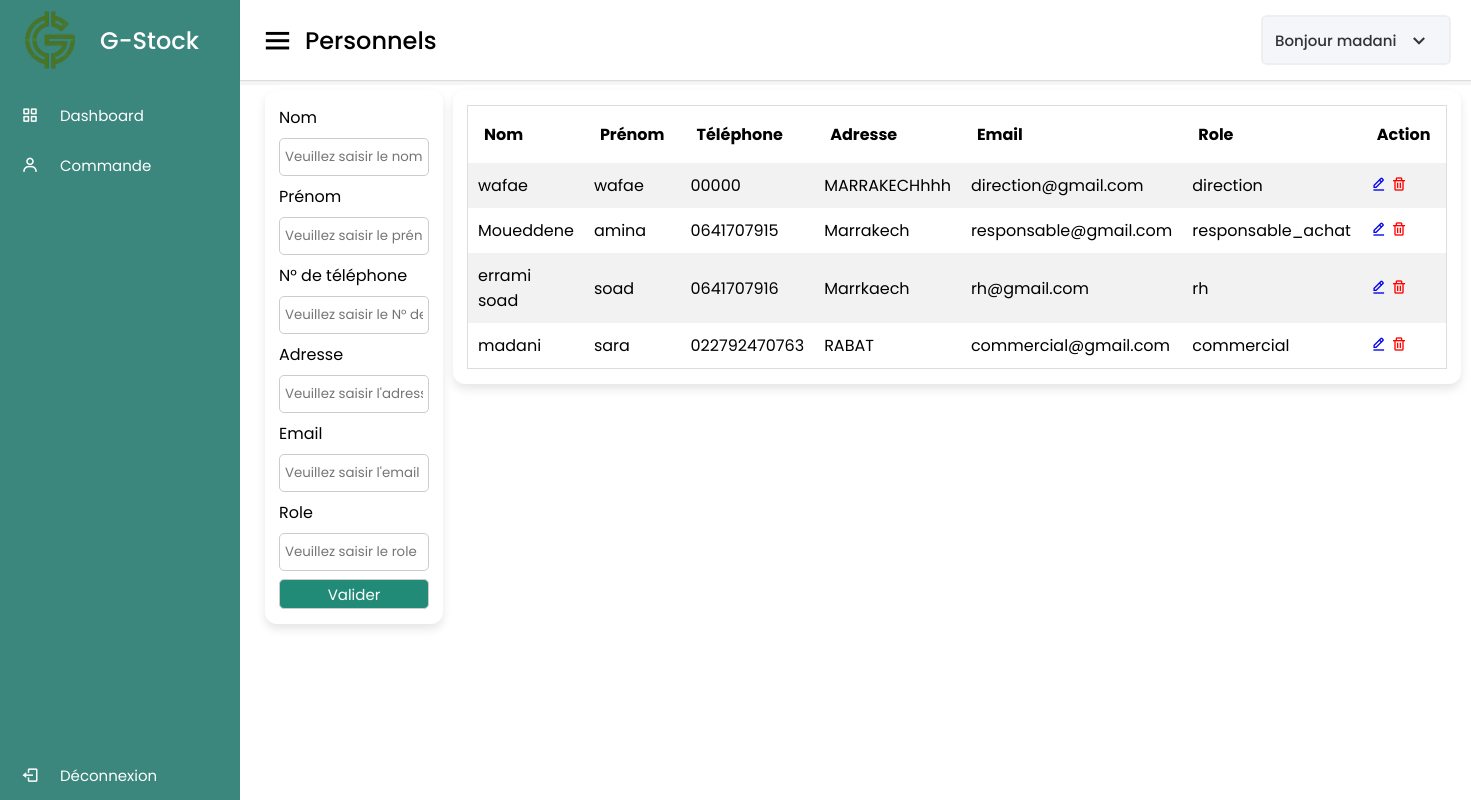
The app's page /vue/personnel.php (signed in) with its own data.
### tables this page shows
CREATE TABLE `personnel` (
  `id` int(11) NOT NULL,
  `nom` varchar(30) NOT NULL,
  `prenom` varchar(30) NOT NULL,
  `telephone` varchar(15) NOT NULL,
  `adresse` varchar(50) NOT NULL,
  `email` varchar(255) NOT NULL,
  `role` varchar(255) NOT NULL,
  `password` varchar(255) NOT NULL
);

### model/function.php (called while the page is built, shortened)
<?php
function getPersonnel($id = null)
{
    if (!empty($id)) {
        $sql = "SELECT * FROM personnel WHERE id=?";
        $req = $GLOBALS['connexion']->prepare($sql);
        $req->execute(array($id));
        return $req->fetch();
    } else {
        $sql = "SELECT * FROM personnel";
        $req = $GLOBALS['connexion']->prepare($sql);
        $req->execute();
        return $req->fetchAll();
    }
}

### vue/personnel.php (the view, shortened to what this page needs)
<?php
include 'entete.php';
?>
<div class="home-content">
    <div class="overview-boxes">
        <div class="box">
            <form action=" <?= !empty($_GET['id']) ?  "../controller/Personnel/modifPersonnel.php" : "../controller/Personnel/ajoutPersonnel.php" ?>" method="post">
                <label for="nom">Nom</label>
                <input value="<?= !empty($_GET['id']) ?  $fournisseur['nom'] : "" ?>" type="text" name="nom" id="nom" placeholder="Veuillez saisir le nom">
                <label for="prenom">Prénom</label>
                <input value="<?= !empty($_GET['id']) ?  $fournisseur['prenom'] : "" ?>" type="text" name="prenom" id="prenom" placeholder="Veuillez saisir le prénom">
                <label for="telephone">N° de téléphone</label>
                <input value="<?= !empty($_GET['id']) ?  $fournisseur['telephone'] : "" ?>" type="text" name="telephone" id="telephone" placeholder="Veuillez saisir le N° de téléphone">
                <label for="adresse">Adresse</label>
                <input value="<?= !empty($_GET['id']) ?  $fournisseur['adresse'] : "" ?>" type="text" name="adresse" id="adresse" placeholder="Veuillez saisir l'adresse">
                <label for="email">Email</label>
                <input value="<?= !empty($_GET['id']) ?  $fournisseur['email'] : "" ?>" type="text" name="email" id="email" placeholder="Veuillez saisir l'email">
                <label for="role">Role</label>
                <input value="<?= !empty($_GET['id']) ?  $fournisseur['role'] : "" ?>" type="text" name="role" id="role" placeholder="Veuillez saisir le role">
                <button type="submit">Valider</button>
            </form>
        </div>
        <div class="box">
            <table class="mtable">
                <tr>
                    <th>Nom</th>
                    <th>Prénom</th>
                    <th>Téléphone</th>
                    <th>Adresse</th>
                    <th>Email</th>
                    <th>Role</th>
                    <th>Action</th>
                </tr>
                <?php
                $fournisseurs = getPersonnel();
                if (!empty($fournisseurs) && is_array($fournisseurs)) {
                    foreach ($fournisseurs as $key => $value) {
                ?>
                        <tr>
                            <td><?= $value['nom'] ?></td>
                            <td><?= $value['prenom'] ?></td>
                            <td><?= $value['telephone'] ?></td>
                            <td><?= $value['adresse'] ?></td>
                            <td><?= $value['email'] ?></td>
                            <td><?= $value['role'] ?></td>
                            <td>
                                <a href="?id=<?= $value['id'] ?>"><i class='bx bx-edit-alt'></i></a>
                                <a onclick="return confirm('Voulez-vous vraiment supprimer ce personnel ?')" href="../controller/Personnel/supprimePersonnel.php?id=<?= $value['id'] ?>" style="color: red;">
                                    <i class='bx bx-trash'></i>
                                </a>
                            </td>
                        </tr>
                <?php
                    }
                }
                ?>
            </table>
        </div>
    </div>
</div>
<?php
include 'pied.php';
?>

### vue/entete.php (shortened to what this page needs)
<?php
include_once '../model/function.php';
$role = $_SESSION['role'];
$userName = '';
$stmt = $connexion->prepare("SELECT * FROM personnel WHERE id = ?");
$stmt->execute([$_SESSION['id']]);
$user = $stmt->fetch();
if ($user) {
    $userName = htmlspecialchars($user['nom']);
} else {
    echo "Erreur : Utilisateur non trouvé.";
    exit;
}
$pageTitles = [
    'dashboard.php' => 'Tableau de bord',
    'commande.php' => 'Commandes',
    'personnel.php' => 'Personnels',
    'stock.php' => 'Stock',
    'client.php' => 'Clients',
    'produit.php' => 'Produits',
    'categorie.php' => 'Catégories',
    'parametres.php' => 'Paramètres',
    'login.php' => 'Connexion',
    'recuVente.php' => 'Recu'
];
$currentFile = basename($_SERVER['PHP_SELF']);
$customTitle = isset($pageTitles[$currentFile]) ? $pageTitles[$currentFile] : 'Page inconnue';
?>
<!DOCTYPE html>
<html lang="fr" dir="ltr">
<head>
    <link rel="stylesheet" href="../public/css/style.css" />
    <link href="https://unpkg.com/boxicons@2.0.7/css/boxicons.min.css" rel="stylesheet" />
</head>
<body>
    <div class="sidebar">
        <div class="logo-details">
            <img src="../public/images/G-stock.png" style="height:100px ; width: 100px ;"></img>  <br><br> <br>
            <span class="logo_name">G-Stock</span>
        </div>
        <ul class="nav-links">
            <li>
                <a href="dashboard.php" class="<?php echo basename($_SERVER['PHP_SELF']) == 'dashboard.php' ? 'active' : '' ?>">
                    <i class="bx bx-grid-alt"></i>
                    <span class="links_name">Dashboard</span>
                </a>
            </li>
            <?php if ($role == 'commercial') : ?>
                <li>
                    <a href="commande.php" class="<?php echo basename($_SERVER['PHP_SELF']) == 'commande.php' ? 'active' : '' ?>">
                        <i class="bx bx-user"></i>
                        <span class="links_name">Commande</span>
                    </a>
                </li>
            <?php endif; ?>
            <li class="log_out">
                <a href="../controller/logout.php">
                    <i class="bx bx-log-out"></i>
                    <span class="links_name">Déconnexion</span>
                </a>
            </li>
        </ul>
    </div>
    <section class="home-section">
        <nav class="hidden-print">
            <div class="sidebar-button">
                <i class="bx bx-menu sidebarBtn"></i>
                <span class="dashboard"><?php echo $customTitle; ?></span>
            </div>
            <div class="profile-details">
                <span class="admin_name" id="profile-name"><?php echo "Bonjour " . $userName; ?></span>
                <i class="bx bx-chevron-down"></i>
            </div>
        </nav>
    </section>
</body>
</html>

### public/css/style.css (style rules this page uses)
* { margin: 0; padding: 0; box-sizing: border-box; font-family: "Poppins", sans-serif; }
.sidebar { position: fixed; height: 100%; width: 240px; background: #3b867d; transition: all 0.5s ease; }
.sidebar .logo-details { height: 80px; display: flex; align-items: center; }
.sidebar .logo-details .logo_name { color: #fff; font-size: 24px; font-weight: 500; }
.sidebar .nav-links { margin-top: 10px; }
.sidebar .nav-links li { position: relative; list-style: none; height: 50px; }
.sidebar .nav-links li a { height: 100%; width: 100%; display: flex; align-items: center; text-decoration: none; transition: all 0.4s ease; }
.sidebar .nav-links li i { min-width: 60px; text-align: center; font-size: 18px; color: #fff; }
.sidebar .nav-links li a .links_name { color: #fff; font-size: 15px; font-weight: 400; white-space: nowrap; }
.sidebar .nav-links .log_out { position: absolute; bottom: 0; width: 100%; }
.home-section { position: relative; background: #f5f5f5; min-height: 85px; width: calc(100% - 240px); left: 240px; transition: all 0.5s ease; }
.home-section nav { display: flex; justify-content: space-between; height: 80px; background: #fff; display: flex; align-items: center; position: fixed; width: calc(100% - 240px); left: 240px; z-index: 100; padding: 0 20px; box-shadow: 0 1px 1px rgba(0, 0, 0, 0.1); transition: all 0.5s ease; }
.home-section nav .sidebar-button { display: flex; align-items: center; font-size: 24px; font-weight: 500; }
nav .sidebar-button i { font-size: 35px; margin-right: 10px; }
.home-section nav .profile-details { display: flex; align-items: center; background: #f5f6fa; border: 2px solid #efeef1; border-radius: 6px; height: 50px; min-width: 190px; padding: 0 15px 0 2px; }
nav .profile-details .admin_name { font-size: 15px; font-weight: 500; color: #333; margin: 0 10px; white-space: nowrap; }
nav .profile-details i { font-size: 25px; color: #333; }
.home-content .overview-boxes { display: flex; align-items: flex-start; justify-content: space-between; flex-wrap: nowrap; padding: 0 20px; margin-bottom: 26px; }
.overview-boxes .box { display: flex; align-items: center; justify-content: center; background: #fff; padding: 15px 14px; border-radius: 12px; box-shadow: 0 5px 10px rgba(0, 0, 0, 0.1); margin: 5px; }
.home-content { margin-left: 240px; }
input, textarea, select { margin-bottom: 10px; box-sizing: border-box; width: 100%; margin: 8px 0; padding: 8px 5px; border-radius: 5px; border: 1px solid #ccc; }
button { background-color: rgb(34 139 120); color: white; width: 150px; height: 30px; border: 1px solid #ccc; font-size: 15px; border-radius: 5px; }
label { display: block; }
form { width: 100%; }
table.mtable { width: 100%; border-collapse: collapse; width: 100%; border: 1px solid #ddd; }
th, td { text-align: left; padding: 16px; }
table.mtable tr:nth-child(even) { background: #f2f2f2; }
table.mtable td { padding: 10px; }
.profile-details { position: relative; display: inline-block; }
.admin_name { cursor: pointer; font-weight: bold; color: #333; }

### records on screen
personnel: nom "madani", prenom "sara", telephone "022792470763", adresse "RABAT", email "commercial@gmail.com", role "commercial"
personnel: nom "wafae", prenom "wafae", telephone "00000", adresse "MARRAKECHhhh", email "direction@gmail.com", role "direction"
personnel: nom "Moueddene", prenom "amina", telephone "0641707915", adresse "Marrakech", email "responsable@gmail.com", role "responsable_achat"
personnel: nom "errami soad", prenom "soad", telephone "0641707916", adresse "Marrkaech", email "rh@gmail.com", role "rh"

### other values on screen
$customTitle "Personnels"
